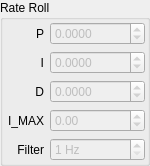
        <widget class="QGroupBox" name="groupBox_5">
         <property name="sizePolicy">
          <sizepolicy hsizetype="Preferred" vsizetype="Preferred">
           <horstretch>0</horstretch>
           <verstretch>0</verstretch>
          </sizepolicy>
         </property>
         <property name="minimumSize">
          <size>
           <width>150</width>
           <height>0</height>
          </size>
         </property>
         <property name="maximumSize">
          <size>
           <width>150</width>
           <height>16777215</height>
          </size>
         </property>
         <property name="title">
          <string>Rate Roll</string>
         </property>
         <layout class="QVBoxLayout" name="verticalLayout_18">
          <property name="leftMargin">
           <number>2</number>
          </property>
          <property name="topMargin">
           <number>2</number>
          </property>
          <property name="rightMargin">
           <number>2</number>
          </property>
          <property name="bottomMargin">
           <number>2</number>
          </property>
          <item>
           <layout class="QHBoxLayout" name="horizontalLayout_5">
            <item>
             <layout class="QVBoxLayout" name="verticalLayout_9">
              <item>
               <widget class="QLabel" name="label_18">
                <property name="sizePolicy">
                 <sizepolicy hsizetype="Preferred" vsizetype="Preferred">
                  <horstretch>0</horstretch>
                  <verstretch>0</verstretch>
                 </sizepolicy>
                </property>
                <property name="text">
                 <string>P</string>
                </property>
                <property name="alignment">
                 <set>Qt::AlignRight|Qt::AlignTrailing|Qt::AlignVCenter</set>
                </property>
               </widget>
              </item>
              <item>
               <widget class="QLabel" name="label_19">
                <property name="sizePolicy">
                 <sizepolicy hsizetype="Preferred" vsizetype="Preferred">
                  <horstretch>0</horstretch>
                  <verstretch>0</verstretch>
                 </sizepolicy>
                </property>
                <property name="text">
                 <string>I</string>
                </property>
                <property name="alignment">
                 <set>Qt::AlignRight|Qt::AlignTrailing|Qt::AlignVCenter</set>
                </property>
               </widget>
              </item>
              <item>
               <widget class="QLabel" name="label_20">
                <property name="sizePolicy">
                 <sizepolicy hsizetype="Preferred" vsizetype="Preferred">
                  <horstretch>0</horstretch>
                  <verstretch>0</verstretch>
                 </sizepolicy>
                </property>
                <property name="text">
                 <string>D</string>
                </property>
                <property name="alignment">
                 <set>Qt::AlignRight|Qt::AlignTrailing|Qt::AlignVCenter</set>
                </property>
               </widget>
              </item>
              <item>
               <widget class="QLabel" name="label_21">
                <property name="sizePolicy">
                 <sizepolicy hsizetype="Preferred" vsizetype="Preferred">
                  <horstretch>0</horstretch>
                  <verstretch>0</verstretch>
                 </sizepolicy>
                </property>
                <property name="minimumSize">
                 <size>
                  <width>0</width>
                  <height>0</height>
                 </size>
                </property>
                <property name="text">
                 <string>I_MAX</string>
                </property>
                <property name="alignment">
                 <set>Qt::AlignRight|Qt::AlignTrailing|Qt::AlignVCenter</set>
                </property>
               </widget>
              </item>
              <item>
               <widget class="QLabel" name="label_14">
                <property name="text">
                 <string>Filter</string>
                </property>
                <property name="alignment">
                 <set>Qt::AlignRight|Qt::AlignTrailing|Qt::AlignVCenter</set>
                </property>
               </widget>
              </item>
             </layout>
            </item>
            <item>
             <layout class="QVBoxLayout" name="verticalLayout_10">
              <item>
               <widget class="QDoubleSpinBox" name="rateRollPSpinBox">
                <property name="enabled">
                 <bool>false</bool>
                </property>
                <property name="decimals">
                 <number>4</number>
                </property>
                <property name="minimum">
                 <double>-10000.000000000000000</double>
                </property>
                <property name="maximum">
                 <double>10000.000000000000000</double>
                </property>
                <property name="singleStep">
                 <double>0.000100000000000</double>
                </property>
               </widget>
              </item>
              <item>
               <widget class="QDoubleSpinBox" name="rateRollISpinBox">
                <property name="enabled">
                 <bool>false</bool>
                </property>
                <property name="decimals">
                 <number>4</number>
                </property>
                <property name="minimum">
                 <double>-10000.000000000000000</double>
                </property>
                <property name="maximum">
                 <double>10000.000000000000000</double>
                </property>
                <property name="singleStep">
                 <double>0.000100000000000</double>
                </property>
               </widget>
              </item>
              <item>
               <widget class="QDoubleSpinBox" name="rateRollDSpinBox">
                <property name="enabled">
                 <bool>false</bool>
                </property>
                <property name="decimals">
                 <number>4</number>
                </property>
                <property name="minimum">
                 <double>-10000.000000000000000</double>
                </property>
                <property name="maximum">
                 <double>10000.000000000000000</double>
                </property>
                <property name="singleStep">
                 <double>0.000100000000000</double>
                </property>
               </widget>
              </item>
              <item>
               <widget class="QDoubleSpinBox" name="rateRollIMAXSpinBox">
                <property name="enabled">
                 <bool>false</bool>
                </property>
                <property name="minimum">
                 <double>-10000.000000000000000</double>
                </property>
                <property name="maximum">
                 <double>10000.000000000000000</double>
                </property>
               </widget>
              </item>
              <item>
               <widget class="QDoubleSpinBox" name="rateRollFiltHzSpinBox">
                <property name="enabled">
                 <bool>false</bool>
                </property>
                <property name="suffix">
                 <string> Hz</string>
                </property>
                <property name="decimals">
                 <number>0</number>
                </property>
                <property name="minimum">
                 <double>1.000000000000000</double>
                </property>
               </widget>
              </item>
             </layout>
            </item>
           </layout>
          </item>
         </layout>
        </widget>
